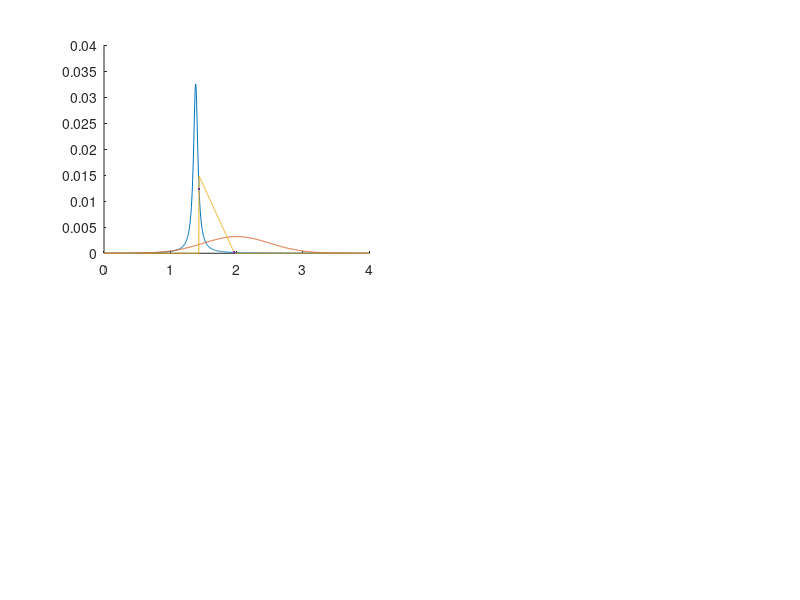

Here is the MATLAB script that generated this plot: (Note: this script raises an error after producing the figure.)
close all

I = 200;    % Number of monte-carlo simulations
N = 100;    % Number of values in y
K = 1000;   % Number of parameters in the prior

a_mean_hat = 2;
a_std_hat = 0.5;

b_mean_hat = 5;
b_std_hat = 1;

a_mean = 2;
a_std = 0.5;

b_mean = 5;
b_std = 0.5;

x = linspace(1,10, N);%.^2;
x1 = x.^2;
x2 = x;

prior = random("Normal", a_mean_hat, a_std_hat, [1, K]);
R = random("Normal", 0, 2, [1, N]);

a = random("Normal", a_mean, a_std);
y = a*x1;
y_err = y + R;

thetas = (a_mean - 1 * a_mean):2*a_mean/(K-1):(a_mean + 1 * a_mean);

pdf_prior = 1 / (a_std_hat * sqrt(2*pi)) * exp(-(thetas - a_mean_hat).^2 / (2 * a_std_hat^2));
pdf_prior = pdf_prior / sum(pdf_prior);

p_thetas = [pdf_prior; thetas];

err = zeros(1,K);
for i=1:K
    y_dist = x1 * thetas(i);
    err(i) = 1 / mean((y_err - y_dist).^2) / (max(y_err) - min(y_err));
end
err_sum = sum(err);
err = err / err_sum;

theta = thetas(randperm(numel(thetas),1));
theta_t = thetas(randperm(numel(thetas),1));

p = randperm(size(p_thetas,2),2);
current = p_thetas(:,p);

posteriors = zeros(2, I);
m_posteriors = zeros(2, 1);

fontSize = 20;
figure('Renderer', 'painters', 'Position', [10 10 1400 800]);

for i=1:I
    alpha = current(1,2) / current(1,1);
    u = rand(1);
    while alpha < u
        p = randi(size(p_thetas,2));
        current(:,2) = p_thetas(:,p);
        alpha = current(1,2) / current(1,1);
        u = rand(1);
    end
    
    [~,ib] = ismember(current(:,2).',p_thetas.','rows');
    p_thetas(:,ib) = [];
    
    y_sim = current(2,2) * x1;
    posteriors(1,i) = current(2,2);
    posteriors(2,i) = 1 / mean((y_err - y_sim).^2) / (max(y_err) - min(y_err));
    
    m_posteriors(1,i) = posteriors(1,i);
    m_posteriors(2,i) = posteriors(2,i);
    
    current(:,1) = current(:,2);
    p = randi(size(p_thetas,2));
    current(:,2) = p_thetas(:,p);
    
    
    if i > 1
        [temp, order] = sort(m_posteriors(1,:));
        movie_sorted = m_posteriors(:,order);
        movie = interp1(movie_sorted(1,:),movie_sorted(2,:),thetas);
        movie(isnan(movie)) = 0;
        dots = m_posteriors(2,:) / err_sum;
        movie = movie / sum(movie);
        
        [M, index] = max(movie_sorted(2,:));
        theta_max = movie_sorted(1,index);
        
        if i <= 25
            h1 = subplot(2,2,1);
            hold on
            plot(thetas, err)
            plot(thetas, pdf_prior)
            plot(thetas, movie)
            plot(m_posteriors(1,:), dots, '.')
            hold off
            title(["Number of iterations: " + i, "a = " + a + ", $$\hat{a}$$ = " + theta_max], 'interpreter', 'latex')
        end
        
        if i <= 50
            h2 = subplot(2,2,2);
            hold on
            plot(thetas, err)
            plot(thetas, pdf_prior)
            plot(thetas, movie)
            plot(m_posteriors(1,:), dots, '.')
            hold off
            title(["Number of iterations: " + i, "a = " + a + ", $$\hat{a}$$ = " + theta_max], 'interpreter', 'latex')
        end
        
        if i <= 100
            h3 = subplot(2,2,3);
            hold on
            plot(thetas, err)
            plot(thetas, pdf_prior)
            plot(thetas, movie)
            plot(m_posteriors(1,:), dots, '.')
            hold off
            title(["Number of iterations: " + i, "a = " + a + ", $$\hat{a}$$ = " + theta_max], 'interpreter', 'latex')
        end
        
        h4 = subplot(2,2,4);
        hold on
        plot(thetas, err)
        plot(thetas, pdf_prior)
        plot(thetas, movie)
        plot(m_posteriors(1,:), dots, '.')
        hold off
        title(["Number of iterations: " + i, "a = " + a + ", $$\hat{a}$$ = " + theta_max], 'interpreter', 'latex')
        
        pause(0.01)
        if i < 25
            cla(h1)
        end
        if i < 50
            cla(h2)
        end
        if i < 100
            cla(h3)
        end
        if i < 200
            cla(h4)
        end
    end
end

[temp, order] = sort(posteriors(1,:));
post_sorted = posteriors(:,order);

vq1 = interp1(post_sorted(1,:),post_sorted(2,:),thetas);
vq1(isnan(vq1)) = 0;
vq1 = vq1 / sum(vq1);

post_sorted(2,:) = post_sorted(2,:) / sum(post_sorted(2,:));
posteriors(2,:) = posteriors(2,:) / sum(posteriors(2,:));

[M, index] = max(post_sorted(2,:));
theta_max = post_sorted(1,index);

% figure();
% hold on
% plot(y_err)
% hold off
% 
% figure();
% hold on
% plot(thetas, err)
% plot(thetas, pdf_prior)
% plot(thetas, vq1)
% comet(posteriors(1,:), posteriors(2,:))
% hold off
% title(["Number of iterations: " + I, "a = " + a + ", $$\hat{a}$$ = " + theta_max], 'interpreter', 'latex')
% legend(["Actual distribution", "Prior distribution", "Estimated distribution", "interp1"])


